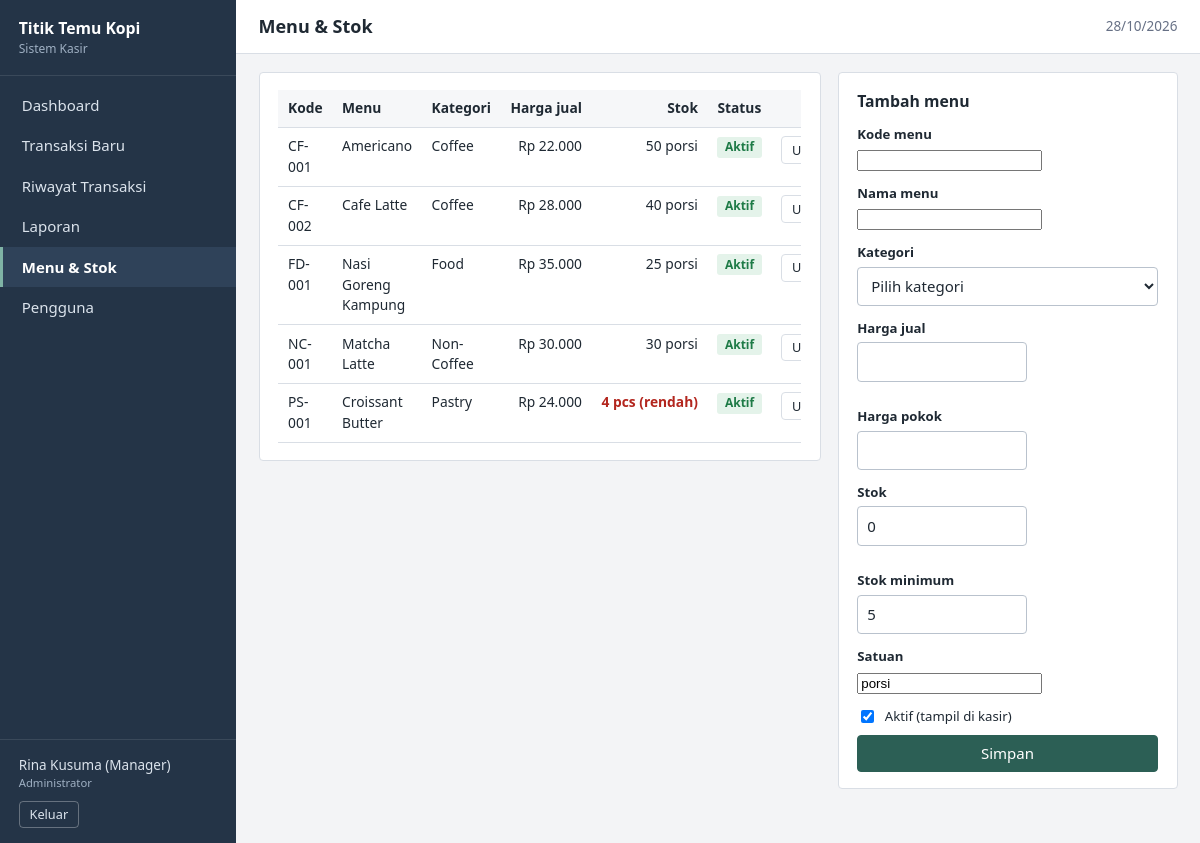
The page /produk.php (signed in) on the database its author committed.
### tables this page shows
CREATE TABLE products (
  id INT UNSIGNED AUTO_INCREMENT PRIMARY KEY,
  category_id INT UNSIGNED NOT NULL,
  kode_produk VARCHAR(20) NOT NULL UNIQUE,
  nama_produk VARCHAR(100) NOT NULL,
  harga_jual DECIMAL(12,0) NOT NULL DEFAULT 0,
  harga_pokok DECIMAL(12,0) NOT NULL DEFAULT 0,
  stok INT NOT NULL DEFAULT 0,
  stok_minimum INT NOT NULL DEFAULT 5,
  unit VARCHAR(20) NOT NULL DEFAULT 'porsi',
  status TINYINT(1) NOT NULL DEFAULT 1,
  created_at DATETIME NOT NULL,
  CONSTRAINT fk_prod_cat FOREIGN KEY (category_id) REFERENCES categories(id) ON DELETE RESTRICT,
  CONSTRAINT chk_stok CHECK (stok >= 0)
);

CREATE TABLE categories (
  id INT UNSIGNED AUTO_INCREMENT PRIMARY KEY,
  nama_kategori VARCHAR(50) NOT NULL UNIQUE,
  slug VARCHAR(60) NOT NULL,
  status TINYINT(1) NOT NULL DEFAULT 1
);

### includes/bootstrap.php (called while the page is built, shortened)
<?php
function e($v): string
{
    return htmlspecialchars((string)$v, ENT_QUOTES, 'UTF-8');
}
function rupiah($n): string
{
    return 'Rp ' . number_format((float)$n, 0, ',', '.');
}
function user(): ?array
{
    return $_SESSION['user'] ?? null;
}
function is_admin(): bool
{
    return (user()['role'] ?? '') === 'admin';
}

### produk.php (the view, shortened to what this page needs)
<?php
require_once __DIR__ . '/includes/bootstrap.php';
$pdo = db();
$edit = null;
$list = $pdo->query('SELECT p.*, c.nama_kategori FROM products p JOIN categories c ON c.id = p.category_id ORDER BY c.nama_kategori, p.nama_produk')->fetchAll();
$judul = 'Menu & Stok';
$menu_aktif = 'produk';
require __DIR__ . '/includes/header.php';
?>
<div class="grid-main">
  <section class="panel">
    <div class="table-wrap"><table>
      <thead><tr><th>Kode</th><th>Menu</th><th>Kategori</th><th class="num">Harga jual</th><th class="num">Stok</th><th>Status</th><th class="aksi">Aksi</th></tr></thead>
      <tbody>
      <?php foreach ($list as $p): $low = $p['stok'] < $p['stok_minimum']; ?>
        <tr>
          <td><?= e($p['kode_produk']) ?></td><td><?= e($p['nama_produk']) ?></td><td><?= e($p['nama_kategori']) ?></td>
          <td class="num"><?= rupiah($p['harga_jual']) ?></td>
          <td class="num <?= $low ? 'text-bad' : '' ?>"><?= (int)$p['stok'] ?> <?= e($p['unit']) ?><?= $low ? ' (rendah)' : '' ?></td>
          <td><?= $p['status'] ? '<span class="badge badge-ok">Aktif</span>' : '<span class="badge badge-bad">Nonaktif</span>' ?></td>
          <td class="aksi">
            <a class="btn btn-light btn-sm" href="?edit=<?= (int)$p['id'] ?>">Ubah</a>
          </td>
        </tr>
      <?php endforeach; ?>
      </tbody>
    </table></div>
  </section>
  <aside><section class="panel">
    <h2><?= $edit ? 'Ubah menu' : 'Tambah menu' ?></h2>
    <form method="post"><?= csrf_field() ?>
      <div class="field"><label for="kp">Kode menu</label><input id="kp" name="kode_produk" required maxlength="20" value="<?= e($edit['kode_produk'] ?? '') ?>"></div>
      <div class="field"><label for="np">Nama menu</label><input id="np" name="nama_produk" required maxlength="100" value="<?= e($edit['nama_produk'] ?? '') ?>"></div>
      <div class="field"><label for="ct">Kategori</label>
        <select id="ct" name="category_id" required><option value="">Pilih kategori</option>
        </select></div>
      <div class="form-row">
        <div class="field"><label for="hj">Harga jual</label><input id="hj" type="number" min="0" name="harga_jual" required value="<?= e($edit['harga_jual'] ?? '') ?>"></div>
        <div class="field"><label for="hp">Harga pokok</label><input id="hp" type="number" min="0" name="harga_pokok" required value="<?= e($edit['harga_pokok'] ?? '') ?>"></div>
      </div>
      <div class="form-row">
        <div class="field"><label for="st">Stok</label><input id="st" type="number" min="0" name="stok" required value="<?= e($edit['stok'] ?? 0) ?>"></div>
        <div class="field"><label for="sm">Stok minimum</label><input id="sm" type="number" min="0" name="stok_minimum" required value="<?= e($edit['stok_minimum'] ?? 5) ?>"></div>
      </div>
      <div class="field"><label for="un">Satuan</label><input id="un" name="unit" maxlength="20" value="<?= e($edit['unit'] ?? 'porsi') ?>"></div>
      <label class="check"><input type="checkbox" name="status" <?= ($edit['status'] ?? 1) ? 'checked' : '' ?>> Aktif (tampil di kasir)</label>
      <button class="btn btn-primary btn-block">Simpan</button>
    </form>
  </section></aside>
</div>
<?php require __DIR__ . '/includes/footer.php'; ?>

### includes/header.php (shortened to what this page needs)
<?php
$menu_aktif = $menu_aktif ?? '';
$u = user();
$nav = [
    ['dashboard', 'dashboard.php', 'Dashboard', false],
    ['transaksi', 'transaksi.php', 'Transaksi Baru', false],
    ['riwayat', 'riwayat.php', is_admin() ? 'Riwayat Transaksi' : 'Riwayat Saya', false],
    ['laporan', 'laporan.php', 'Laporan', true],
    ['produk', 'produk.php', 'Menu & Stok', true],
    ['pengguna', 'pengguna.php', 'Pengguna', true],
];
?>
<!DOCTYPE html>
<html lang="id">
<head>
<link rel="stylesheet" href="assets/css/style.css">
</head>
<body>
<div class="shell">
  <aside class="sidebar" id="sidebar">
    <div class="brand">
      <strong><?= e(APP_NAME) ?></strong>
      <span>Sistem Kasir</span>
    </div>
    <nav>
      <?php foreach ($nav as [$key, $href, $label, $adminOnly]):
          if ($adminOnly && !is_admin()) continue; ?>
        <a href="<?= $href ?>" class="<?= $menu_aktif === $key ? 'active' : '' ?>"><?= e($label) ?></a>
      <?php endforeach; ?>
    </nav>
    <div class="sidebar-user">
      <div><?= e($u['nama_lengkap']) ?></div>
      <small><?= is_admin() ? 'Administrator' : 'Kasir' ?></small>
      <a href="logout.php" class="btn btn-light btn-sm" data-confirm="Keluar dari aplikasi?">Keluar</a>
    </div>
  </aside>
  <div class="main">
    <header class="topbar">
      <h1><?= e($judul ?? '') ?></h1>
      <span class="topbar-date"><?= date('d/m/Y') ?></span>
    </header>
    <main class="content">

### includes/footer.php (shortened to what this page needs)
    </main>
  </div>
</div>
</body>
</html>

### assets/css/style.css (style rules this page uses)
:root { --ink: #1f2933; --muted: #667085; --line: #d9dee5; --bg: #f3f4f6; --panel: #ffffff; --side: #243447; --side-hover: #2f4259; --accent: #2c5f55; --accent-dark: #224a42; --ok: #1d7a46; --ok-bg: #e4f3ea; --warn: #946200; --warn-bg: #fdf1d6; --bad: #b3261e; --bad-bg: #fbe5e3; }
* { box-sizing: border-box; }
html { font-size: 15px; }
body { margin: 0; font-family: "Segoe UI", Tahoma, Arial, sans-serif; color: var(--ink); background: var(--bg); line-height: 1.5; }
a { color: var(--accent); }
h1, h2 { margin: 0; font-weight: 600; }
h2 { font-size: 1.05rem; margin-bottom: .75rem; }
.num { text-align: right; white-space: nowrap; }
.text-bad { color: var(--bad); font-weight: 600; }
.shell { display: flex; min-height: 100vh; }
.sidebar { width: 236px; background: var(--side); color: #dbe3ec; display: flex; flex-direction: column; flex-shrink: 0; }
.brand { padding: 1.1rem 1.25rem; border-bottom: 1px solid rgba(255,255,255,.1); display: flex; flex-direction: column; }
.brand strong { color: #fff; font-size: 1.05rem; }
.brand span { font-size: .8rem; color: #9fb0c3; }
.sidebar nav { flex: 1; padding: .6rem 0; }
.sidebar nav a { display: block; padding: .6rem 1.25rem; color: #dbe3ec; text-decoration: none; border-left: 3px solid transparent; }
.sidebar nav a.active { background: var(--side-hover); border-left-color: #7fb3a5; color: #fff; font-weight: 600; }
.sidebar-user { padding: 1rem 1.25rem; border-top: 1px solid rgba(255,255,255,.1); font-size: .9rem; }
.sidebar-user small { display: block; color: #9fb0c3; margin-bottom: .6rem; }
.main { flex: 1; min-width: 0; display: flex; flex-direction: column; }
.topbar { display: flex; align-items: center; gap: 1rem; background: var(--panel); border-bottom: 1px solid var(--line); padding: .85rem 1.5rem; }
.topbar h1 { font-size: 1.2rem; flex: 1; }
.topbar-date { color: var(--muted); font-size: .9rem; }
.content { padding: 1.25rem 1.5rem 2.5rem; }
.panel { background: var(--panel); border: 1px solid var(--line); border-radius: 4px; padding: 1.1rem 1.25rem; margin-bottom: 1.1rem; }
.grid-main { display: grid; grid-template-columns: minmax(0, 1fr) 340px; gap: 1.1rem; align-items: start; }
.btn { display: inline-block; border: 1px solid var(--line); background: #fff; color: var(--ink); padding: .5rem .95rem; border-radius: 4px; font: inherit; cursor: pointer; text-decoration: none; line-height: 1.3; }
.btn-primary { background: var(--accent); border-color: var(--accent); color: #fff; }
.btn-light { background: #fff; }
.btn-sm { padding: .3rem .65rem; font-size: .85rem; }
.btn-block { display: block; width: 100%; text-align: center; margin-top: .6rem; }
.sidebar-user .btn { background: transparent; color: #dbe3ec; border-color: rgba(255,255,255,.3); }
label { display: block; font-size: .88rem; font-weight: 600; margin-bottom: .25rem; }
input[type=text], input[type=password], input[type=number], input[type=date], select { width: 100%; padding: .5rem .6rem; border: 1px solid #b9c2cd; border-radius: 4px; font: inherit; background: #fff; color: var(--ink); }
.field { margin-bottom: .85rem; }
.form-row { display: flex; gap: .85rem; flex-wrap: wrap; }
.form-row .field { flex: 0 0 170px; min-width: 130px; }
.check { display: flex; align-items: center; gap: .5rem; font-weight: 400; margin: .25rem 0 .5rem; }
.table-wrap { overflow-x: auto; }
table { width: 100%; border-collapse: collapse; font-size: .92rem; }
th, td { padding: .55rem .65rem; border-bottom: 1px solid var(--line); text-align: left; vertical-align: top; }
th { background: #f6f7f9; font-weight: 600; white-space: nowrap; }
th.num { text-align: right; }
td.aksi, th.aksi { white-space: nowrap; text-align: right; }
.badge { display: inline-block; padding: .1rem .5rem; border-radius: 3px; font-size: .8rem; font-weight: 600; }
.badge-ok { background: var(--ok-bg); color: var(--ok); }

### rows shown on the page
products: kode_produk "CF-001", nama_produk "Americano", category.nama_kategori "Coffee", harga_jual "Rp 22.000", stok "50", unit "porsi", status "Aktif"
products: kode_produk "CF-002", nama_produk "Cafe Latte", category.nama_kategori "Coffee", harga_jual "Rp 28.000", stok "40", unit "porsi", status "Aktif"
products: kode_produk "FD-001", nama_produk "Nasi Goreng Kampung", category.nama_kategori "Food", harga_jual "Rp 35.000", stok "25", unit "porsi", status "Aktif"
products: kode_produk "NC-001", nama_produk "Matcha Latte", category.nama_kategori "Non-Coffee", harga_jual "Rp 30.000", stok "30", unit "porsi", status "Aktif"
products: kode_produk "PS-001", nama_produk "Croissant Butter", category.nama_kategori "Pastry", harga_jual "Rp 24.000", stok "4", unit "pcs", stok_minimum "(rendah)", status "Aktif"

### other values the page prints
APP_NAME "Titik Temu Kopi"
$label "Dashboard"
$label "Transaksi Baru"
$label "Riwayat Transaksi"
$label "Laporan"
$label "Menu & Stok"
$label "Pengguna"
$u['nama_lengkap'] "Rina Kusuma (Manager)"
$judul "Menu & Stok"
